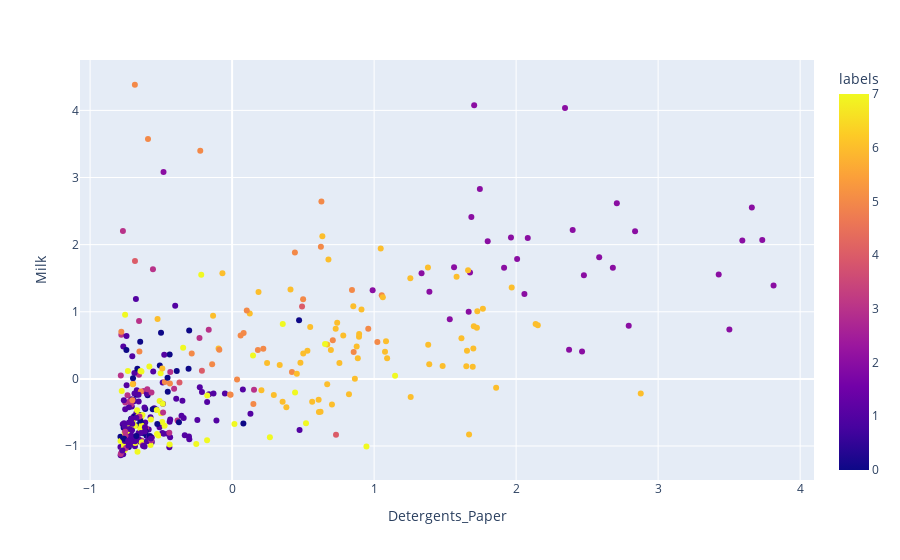

This figure's notebook cell:
### Markdown cell above
Visualize `Detergents_Paper` as X and `Milk` as y by `labels` and `labels_DBSCAN` respectively

### Code cell
fig = px.scatter(customers, x="Detergents_Paper", y="Milk", color="labels")
fig.show()

### Figure 1 — Plotly figure (JSON) as saved in the notebook; plotly's stock layout.template omitted (floating-point values rounded to 4 significant figures; data arrays with more than 128 entries replaced by an {"elided": "..."} marker saying what was removed)
{"data": [{"hoverlabel": {"namelength": 0}, "hovertemplate": "Detergents_Paper=%{x}<br>Milk=%{y}<br>labels=%{marker.color}", "legendgroup": "", "marker": {"color": {"elided": "395 int values"}, "coloraxis": "coloraxis", "symbol": "circle"}, "mode": "markers", "name": "", "showlegend": false, "type": "scatter", "x": {"elided": "395 float values"}, "xaxis": "x", "y": {"elided": "395 float values"}, "yaxis": "y"}], "layout": {"coloraxis": {"colorbar": {"title": {"text": "labels"}}, "colorscale": [[0, "#0d0887"], [0.1111, "#46039f"], [0.2222, "#7201a8"], [0.3333, "#9c179e"], [0.4444, "#bd3786"], [0.5556, "#d8576b"], [0.6667, "#ed7953"], [0.7778, "#fb9f3a"], [0.8889, "#fdca26"], [1, "#f0f921"]]}, "legend": {"tracegroupgap": 0}, "margin": {"t": 60}, "xaxis": {"anchor": "y", "domain": [0, 1], "title": {"text": "Detergents_Paper"}}, "yaxis": {"anchor": "x", "domain": [0, 1], "title": {"text": "Milk"}}}}
